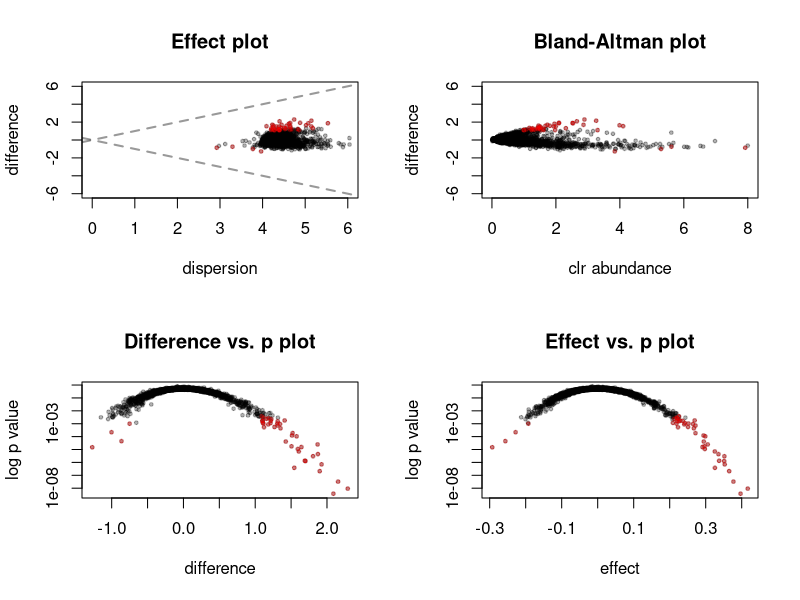

This figure's R source:
## ---- chunk 1
y.all <- read.table("data/up_vs_op_aldex.txt", header=T, row.names=1)

# get 'significant' set
sig <- y.all$wi.eBH < 0.05
eff <- abs(y.all$effect) > 1

# plot all in transparent grey
# low BH-corrected p values as red
# effect sizes > 1 as blue+red
par(fig=c(0,1,0,1), new=TRUE)

par(fig=c(0,0.5,0.5,1), new=TRUE)
plot(y.all$diff.win, y.all$diff.btw, col=rgb(0,0,0,0.3), pch=19,
    cex=0.5, ylim=c(-6,6), xlim=c(0,6), xlab="dispersion", ylab="difference",
    main="Effect plot")
points(y.all$diff.win[sig], y.all$diff.btw[sig], col=rgb(1,0,0,0.3), pch=19, cex=0.5 )
points(y.all$diff.win[eff], y.all$diff.btw[eff], col=rgb(0,0,1,0.6), pch=21, cex=0.7 )
abline(0,1, lty=2, lwd=2, col=rgb(0,0,0,0.4))
abline(0,-1, lty=2, lwd=2, col=rgb(0,0,0,0.4))

par(fig=c(0.5,1,0.5,1), new=TRUE)
plot(y.all$rab.all, y.all$diff.btw, col=rgb(0,0,0,0.3), pch=19,
    cex=0.5, ylim=c(-6,6), xlab="clr abundance", ylab="difference",
    main="Bland-Altman plot")
points(y.all$rab.all[sig], y.all$diff.btw[sig], col=rgb(1,0,0,0.3), pch=19, cex=0.5 )
points(y.all$rab.all[eff], y.all$diff.btw[eff], col=rgb(0,0,1,0.6), pch=21, cex=0.7 )

par(fig=c(0,0.5,0,0.5), new=TRUE)
plot(y.all$diff.btw, y.all$wi.ep, col=rgb(0,0,0,0.3), pch=19,
    cex=0.5, xlab="difference", ylab="log p value",
    main="Difference vs. p plot", log="y")
points(y.all$diff.btw[sig], y.all$wi.ep[sig], col=rgb(1,0,0,0.3), pch=19, cex=0.5 )
points(y.all$diff.btw[eff], y.all$wi.ep[eff], col=rgb(0,0,1,0.6), pch=21, cex=0.7 )

par(fig=c(0.5,1,0,0.5), new=TRUE)
plot(y.all$effect, y.all$wi.ep, col=rgb(0,0,0,0.3), pch=19,
    cex=0.5,  xlab="effect", ylab="log p value",
    main="Effect vs. p plot", log="y")
points(y.all$effect[sig], y.all$wi.ep[sig], col=rgb(1,0,0,0.3), pch=19, cex=0.5 )
points(y.all$effect[eff], y.all$wi.ep[eff], col=rgb(0,0,1,0.6), pch=21, cex=0.7 )


